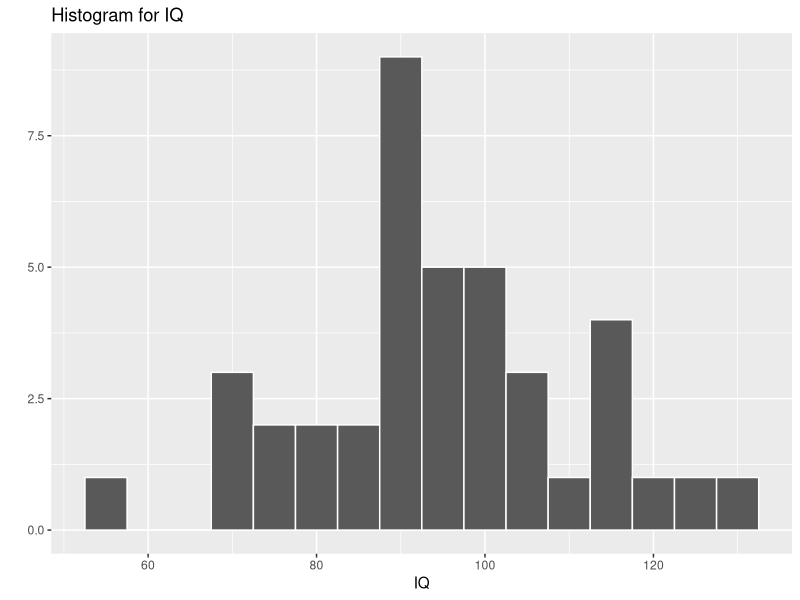

This chart was generated by the following R code:
## ---- chunk 1
# if you haven't already, set your working directory to 'stats_intro'
#setwd("<dirPath>/stats_intro")

# read the data, store in variable called 'dt
dt <- read.csv('data/exampleData.tsv', sep='\t', row.names=1)

# print the first few rows
head(dt, n=5)
## ---- chunk 2
# if you need to install the psych library:
# install.packages("psych", dependencies=TRUE)
library(psych)  # this is an external library that has some really useful tools within it

describe(dt)
## ---- chunk 3
# if you need to install the ggplot library:
# install.packages("ggplot2", dependencies=TRUE)
library(ggplot2)  # useful plotting library

qplot(IQ, data=dt, 
      binwidth=5,
      main="Histogram for IQ",
      col=I("white"))
